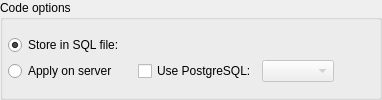
                <widget class="QGroupBox" name="code_opts_gb">
                 <property name="sizePolicy">
                  <sizepolicy hsizetype="Expanding" vsizetype="Fixed">
                   <horstretch>0</horstretch>
                   <verstretch>0</verstretch>
                  </sizepolicy>
                 </property>
                 <property name="title">
                  <string>Code options</string>
                 </property>
                 <layout class="QVBoxLayout" name="verticalLayout">
                  <property name="spacing">
                   <number>5</number>
                  </property>
                  <property name="leftMargin">
                   <number>5</number>
                  </property>
                  <property name="topMargin">
                   <number>5</number>
                  </property>
                  <property name="rightMargin">
                   <number>5</number>
                  </property>
                  <property name="bottomMargin">
                   <number>5</number>
                  </property>
                  <item>
                   <layout class="QGridLayout" name="gridLayout_8">
                    <property name="bottomMargin">
                     <number>0</number>
                    </property>
                    <item row="0" column="1">
                     <widget class="QWidget" name="store_in_file_wgt" native="true">
                      <property name="enabled">
                       <bool>true</bool>
                      </property>
                      <property name="sizePolicy">
                       <sizepolicy hsizetype="Expanding" vsizetype="Preferred">
                        <horstretch>0</horstretch>
                        <verstretch>0</verstretch>
                       </sizepolicy>
                      </property>
                     </widget>
                    </item>
                    <item row="0" column="0">
                     <widget class="QRadioButton" name="store_in_file_rb">
                      <property name="sizePolicy">
                       <sizepolicy hsizetype="Preferred" vsizetype="Fixed">
                        <horstretch>0</horstretch>
                        <verstretch>0</verstretch>
                       </sizepolicy>
                      </property>
                      <property name="toolTip">
                       <string>&lt;p&gt;Compares the model and the input database storing the diff in a SQL file for later usage.&lt;/p&gt;</string>
                      </property>
                      <property name="statusTip">
                       <string/>
                      </property>
                      <property name="text">
                       <string>Store in SQL file:</string>
                      </property>
                      <property name="checked">
                       <bool>true</bool>
                      </property>
                     </widget>
                    </item>
                    <item row="1" column="0">
                     <widget class="QRadioButton" name="apply_on_server_rb">
                      <property name="enabled">
                       <bool>true</bool>
                      </property>
                      <property name="sizePolicy">
                       <sizepolicy hsizetype="Preferred" vsizetype="Fixed">
                        <horstretch>0</horstretch>
                        <verstretch>0</verstretch>
                       </sizepolicy>
                      </property>
                      <property name="minimumSize">
                       <size>
                        <width>125</width>
                        <height>0</height>
                       </size>
                      </property>
                      <property name="toolTip">
                       <string>&lt;p&gt;Compares the model and the input database generating a diff and applying it directly to the latter. &lt;strong&gt;WARNING:&lt;/strong&gt; this mode causes irreversible changes on the database and in case of failure the original structure is not restored, so make sure to have a backup before proceed.&lt;/p&gt;</string>
                      </property>
                      <property name="statusTip">
                       <string/>
                      </property>
                      <property name="text">
                       <string>Apply on server</string>
                      </property>
                      <property name="checked">
                       <bool>false</bool>
                      </property>
                     </widget>
                    </item>
                    <item row="1" column="1">
                     <layout class="QHBoxLayout" name="horizontalLayout_17">
                      <property name="spacing">
                       <number>5</number>
                      </property>
                      <item>
                       <widget class="QCheckBox" name="pgsql_ver_chk">
                        <property name="toolTip">
                         <string>&lt;p&gt;Override the PostgreSQL version when generating the diff code. The default is to use the same version as the input database (detected automatically).&lt;/p&gt;</string>
                        </property>
                        <property name="statusTip">
                         <string/>
                        </property>
                        <property name="text">
                         <string>Use PostgreSQL:</string>
                        </property>
                       </widget>
                      </item>
                      <item>
                       <widget class="QComboBox" name="pgsql_ver_cmb">
                        <property name="enabled">
                         <bool>false</bool>
                        </property>
                        <property name="statusTip">
                         <string/>
                        </property>
                        <property name="iconSize">
                         <size>
                          <width>28</width>
                          <height>28</height>
                         </size>
                        </property>
                       </widget>
                      </item>
                      <item>
                       <spacer name="horizontalSpacer_4">
                        <property name="orientation">
                         <enum>Qt::Orientation::Horizontal</enum>
                        </property>
                        <property name="sizeHint" stdset="0">
                         <size>
                          <width>40</width>
                          <height>20</height>
                         </size>
                        </property>
                       </spacer>
                      </item>
                     </layout>
                    </item>
                   </layout>
                  </item>
                 </layout>
                </widget>
